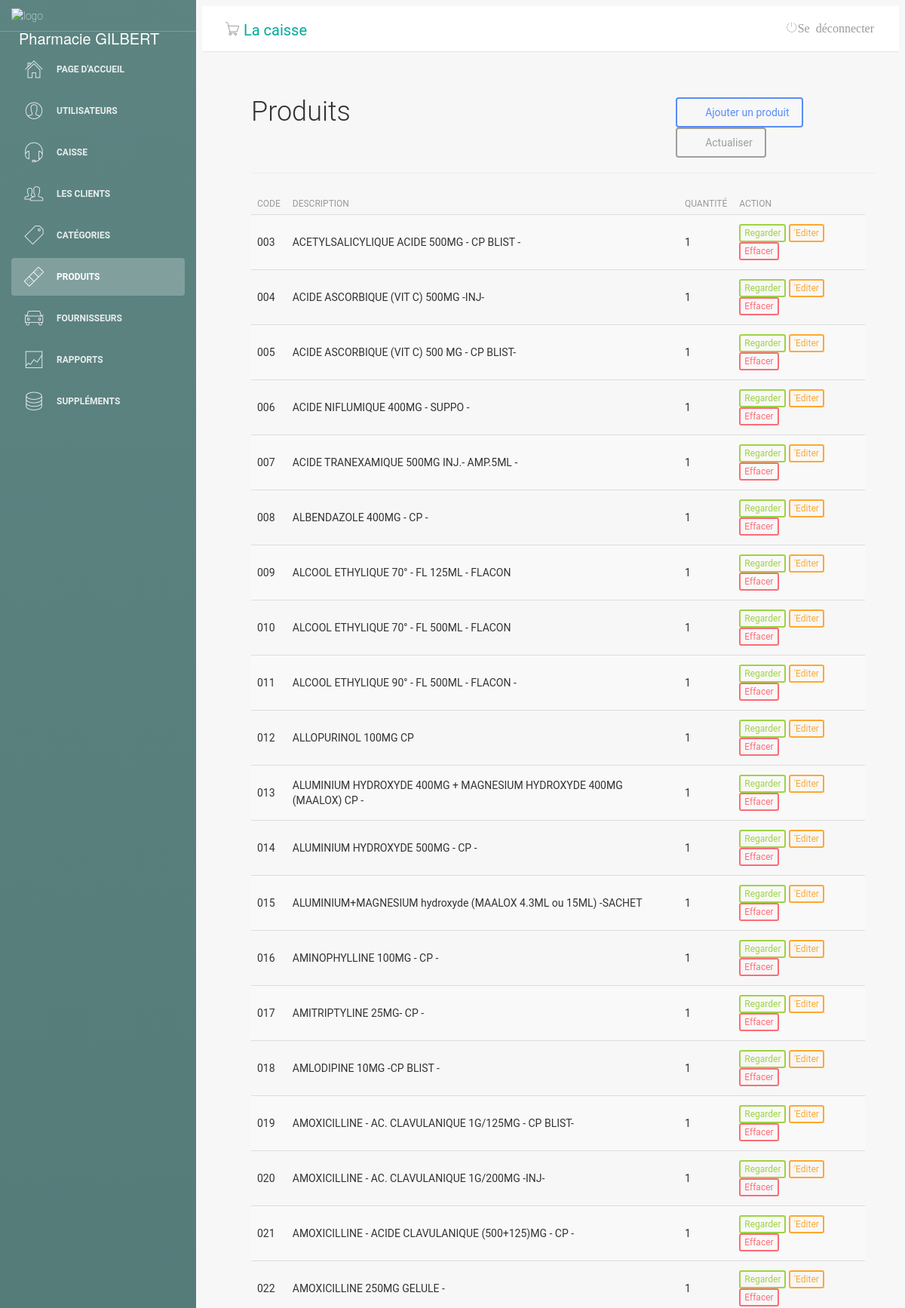
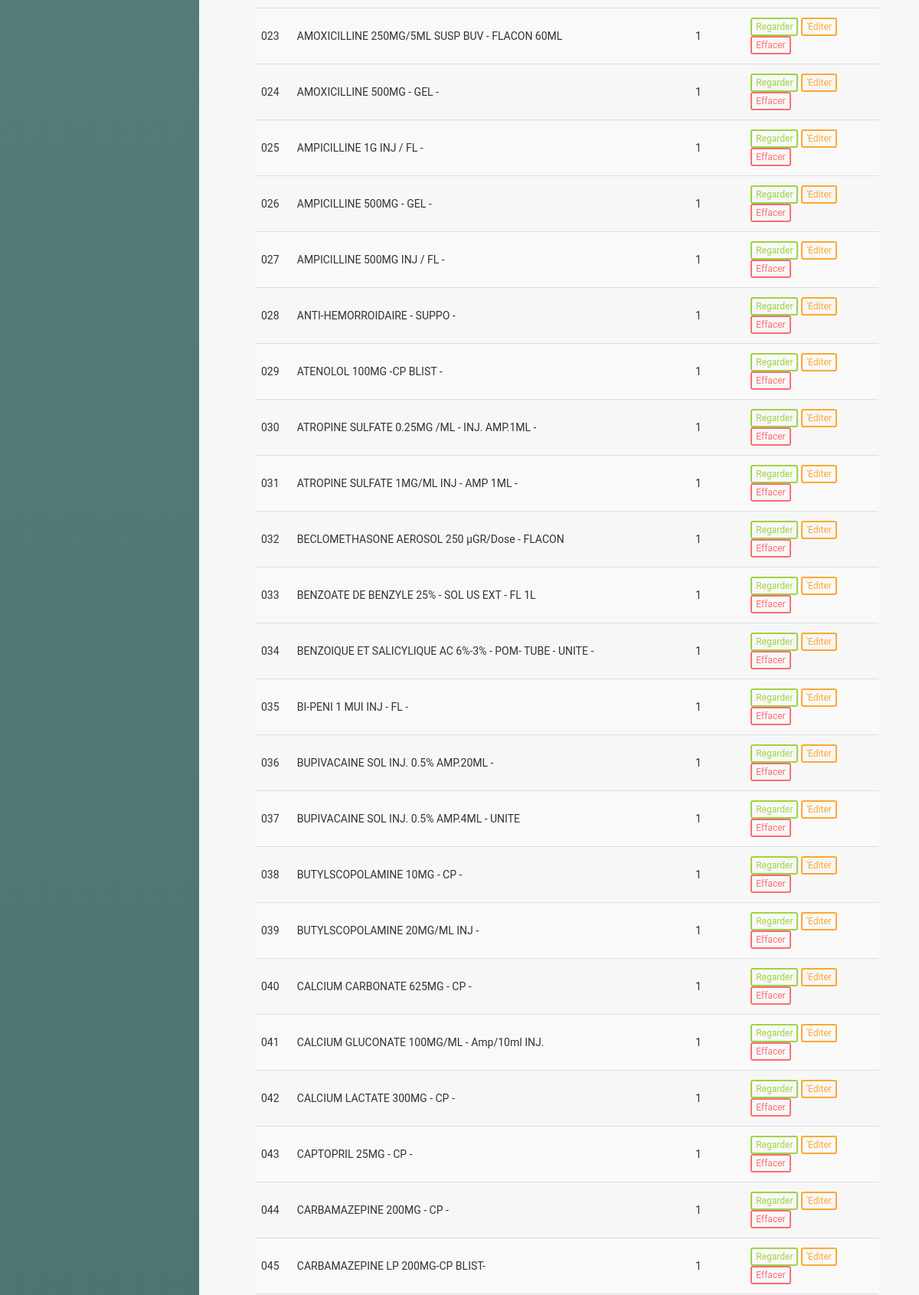
Screenshot of /main.php?pg=produtos (upper part) with the database file from the repository (2 pictures, top to bottom).
### tables this page shows
CREATE TABLE "tb_produtos" (
	"id"	INTEGER,
	"descricao"	varchar(55) NOT NULL,
	"codInterno"	TEXT NOT NULL,
	"codBarras"	int(11),
	"fornecedor"	int(11) NOT NULL,
	"custo"	NUMERIC NOT NULL,
	"venda"	NUMERIC NOT NULL,
	"principio"	varchar(55) NOT NULL,
	"quantidade"	int(11) NOT NULL,
	"benefice"	NUMERIC,
	PRIMARY KEY("id" AUTOINCREMENT)
);

### produtos.php (the view, shortened to what this page needs)
<?php
include('classes/Mysql.php');
?>
<?php
$numRows = 0;
$itemsPerPage = 100;
$totalItemReq = $db->query('SELECT id FROM tb_produtos');
while ($row = $totalItemReq->fetch(SQLITE3_ASSOC)) {
    ++$numRows;
}
$totalItem = $numRows;
if (isset($_GET['page']) and !empty($_GET['page']) and $_GET['page'] > 0 and $_GET['page'] <= $totalItem) {
    $_GET['page'] = intval($_GET['page']);
    $currentPage = $_GET['page'];
} else {
    $currentPage = 1;
}
$begin = ($currentPage - 1) * $itemsPerPage;
$sql = $db->prepare("SELECT * FROM `tb_produtos` LIMIT $begin,$itemsPerPage");
$sql->execute();
$produtos = $sql->fetchAll();
?>
<div class="lista-cliente">
    <div id="top" class="row">
        <div class="col-sm-2">
            <h2>Produits</h2>
        </div>
        <div class="col-sm-6">
        </div>
        <div class="col-sm-4 btn-lista">
            <a class="btn btn-primary" href="?pg=adicionar-produto"><i class="fa fa-plus"></i> Ajouter un produit</a>
            <a class="btn btn-default" href="?pg=produtos"><i class="fa fa-refresh"></i> Actualiser</a>
        </div>
    </div>
    <hr />
    <div id="list" class="row">
        <div class="table-responsive col-md-12">
            <table class="table table-striped" cellspacing="0" cellpadding="0">
                <thead>
                    <tr>
                        <th>Code</th>
                        <th>Description</th>
                        <th>Quantité</th>
                        <th class="actions">Action</th>
                    </tr>
                </thead>
                <tbody>
                    <tr>
                        <?php foreach ($produtos as $value) : ?>
                            <td><?php echo $value['codInterno'] ?></td>
                            <td><?php echo $value['descricao'] ?></td>
                            <td><?php echo $value['quantidade'] ?></td>
                            <td class="actions">
                                <a class="btn btn-success btn-xs" href="?pg=visualizar-produto&id=<?php echo $value['id']; ?>">Regarder</a>
                                <a class="btn btn-warning btn-xs" href="?pg=editar-produto&id=<?php echo $value['id']; ?> ">'Editer</a>
                                <a onclick="return window.confirm('Voulez-vous vraiment supprimer ce produit ?');" class="btn btn-danger btn-xs" href="?pg=produtos&deletar=<?php echo $value['id']; ?>">Effacer</a>
                            </td>
                    </tr>
                <?php
                        endforeach;
                ?>
                </tbody>
            </table>
        </div>
        <div id="bottom" class="row">
        </div>
    </div>

### css/style.css (style rules this page uses)
.lista-cliente { margin-left: 50px; }
#list { height: 400px; }
.btn-lista { margin-top: 30px; }

### rows the page displays
tb_produtos: codInterno "003", descricao "ACETYLSALICYLIQUE ACIDE 500MG - CP BLIST -", quantidade "1"
tb_produtos: codInterno "004", descricao "ACIDE ASCORBIQUE (VIT C) 500MG -INJ-", quantidade "1"
tb_produtos: codInterno "005", descricao "ACIDE ASCORBIQUE (VIT C) 500 MG - CP BLIST-", quantidade "1"
tb_produtos: codInterno "006", descricao "ACIDE NIFLUMIQUE 400MG - SUPPO -", quantidade "1"
tb_produtos: codInterno "007", descricao "ACIDE TRANEXAMIQUE 500MG INJ.- AMP.5ML -", quantidade "1"
tb_produtos: codInterno "008", descricao "ALBENDAZOLE 400MG - CP -", quantidade "1"
tb_produtos: codInterno "009", descricao "ALCOOL ETHYLIQUE 70° - FL 125ML - FLACON", quantidade "1"
tb_produtos: codInterno "010", descricao "ALCOOL ETHYLIQUE 70° - FL 500ML - FLACON", quantidade "1"
tb_produtos: codInterno "011", descricao "ALCOOL ETHYLIQUE 90° - FL 500ML - FLACON -", quantidade "1"
tb_produtos: codInterno "012", descricao "ALLOPURINOL 100MG CP", quantidade "1"
tb_produtos: codInterno "013", descricao "ALUMINIUM HYDROXYDE 400MG + MAGNESIUM HYDROXYDE 400MG (MAALOX) CP -", quantidade "1"
tb_produtos: codInterno "014", descricao "ALUMINIUM HYDROXYDE 500MG - CP -", quantidade "1"
tb_produtos: codInterno "015", descricao "ALUMINIUM+MAGNESIUM hydroxyde (MAALOX 4.3ML ou 15ML) -SACHET", quantidade "1"
tb_produtos: codInterno "016", descricao "AMINOPHYLLINE 100MG - CP -", quantidade "1"
tb_produtos: codInterno "017", descricao "AMITRIPTYLINE 25MG- CP -", quantidade "1"
tb_produtos: codInterno "018", descricao "AMLODIPINE 10MG -CP BLIST -", quantidade "1"
tb_produtos: codInterno "019", descricao "AMOXICILLINE - AC. CLAVULANIQUE 1G/125MG - CP BLIST-", quantidade "1"
tb_produtos: codInterno "020", descricao "AMOXICILLINE - AC. CLAVULANIQUE 1G/200MG -INJ-", quantidade "1"
tb_produtos: codInterno "021", descricao "AMOXICILLINE - ACIDE CLAVULANIQUE (500+125)MG - CP -", quantidade "1"
tb_produtos: codInterno "022", descricao "AMOXICILLINE 250MG GELULE -", quantidade "1"
tb_produtos: codInterno "023", descricao "AMOXICILLINE 250MG/5ML SUSP BUV - FLACON 60ML", quantidade "1"
tb_produtos: codInterno "024", descricao "AMOXICILLINE 500MG - GEL -", quantidade "1"
tb_produtos: codInterno "025", descricao "AMPICILLINE 1G INJ / FL -", quantidade "1"
tb_produtos: codInterno "026", descricao "AMPICILLINE 500MG - GEL -", quantidade "1"
tb_produtos: codInterno "027", descricao "AMPICILLINE 500MG INJ / FL -", quantidade "1"
tb_produtos: codInterno "028", descricao "ANTI-HEMORROIDAIRE - SUPPO -", quantidade "1"
tb_produtos: codInterno "029", descricao "ATENOLOL 100MG -CP BLIST -", quantidade "1"
tb_produtos: codInterno "030", descricao "ATROPINE SULFATE 0.25MG /ML - INJ. AMP.1ML -", quantidade "1"
tb_produtos: codInterno "031", descricao "ATROPINE SULFATE 1MG/ML INJ - AMP 1ML -", quantidade "1"
tb_produtos: codInterno "032", descricao "BECLOMETHASONE AEROSOL 250 µGR/Dose - FLACON", quantidade "1"
tb_produtos: codInterno "033", descricao "BENZOATE DE BENZYLE 25% - SOL US EXT - FL 1L", quantidade "1"
tb_produtos: codInterno "034", descricao "BENZOIQUE ET SALICYLIQUE AC 6%-3% - POM- TUBE - UNITE -", quantidade "1"
tb_produtos: codInterno "035", descricao "BI-PENI 1 MUI INJ - FL -", quantidade "1"
tb_produtos: codInterno "036", descricao "BUPIVACAINE SOL INJ. 0.5% AMP.20ML -", quantidade "1"
tb_produtos: codInterno "037", descricao "BUPIVACAINE SOL INJ. 0.5% AMP.4ML - UNITE", quantidade "1"
tb_produtos: codInterno "038", descricao "BUTYLSCOPOLAMINE 10MG - CP -", quantidade "1"
tb_produtos: codInterno "039", descricao "BUTYLSCOPOLAMINE 20MG/ML INJ -", quantidade "1"
tb_produtos: codInterno "040", descricao "CALCIUM CARBONATE 625MG - CP -", quantidade "1"
tb_produtos: codInterno "041", descricao "CALCIUM GLUCONATE 100MG/ML - Amp/10ml INJ.", quantidade "1"
tb_produtos: codInterno "042", descricao "CALCIUM LACTATE 300MG - CP -", quantidade "1"
tb_produtos: codInterno "043", descricao "CAPTOPRIL 25MG - CP -", quantidade "1"
tb_produtos: codInterno "044", descricao "CARBAMAZEPINE 200MG - CP -", quantidade "1"
tb_produtos: codInterno "045", descricao "CARBAMAZEPINE LP 200MG-CP BLIST-", quantidade "1"
